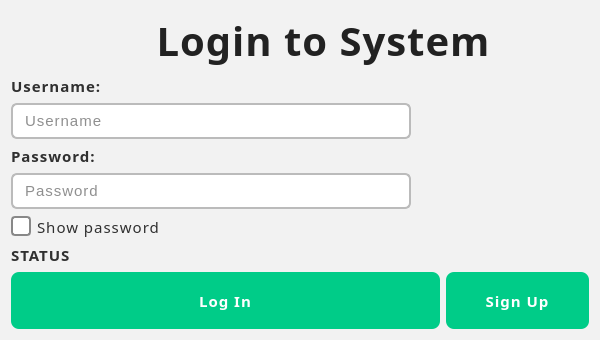
<?xml version="1.0" encoding="UTF-8"?>
<ui version="4.0">
 <class>LoginWindow</class>
 <widget class="QDialog" name="LoginWindow">
  <property name="geometry">
   <rect>
    <x>0</x>
    <y>0</y>
    <width>600</width>
    <height>340</height>
   </rect>
  </property>
  <property name="minimumSize">
   <size>
    <width>0</width>
    <height>0</height>
   </size>
  </property>
  <property name="maximumSize">
   <size>
    <width>600</width>
    <height>340</height>
   </size>
  </property>
  <property name="baseSize">
   <size>
    <width>0</width>
    <height>0</height>
   </size>
  </property>
  <property name="windowTitle">
   <string>Dialog</string>
  </property>
  <property name="styleSheet">
   <string notr="true">/* === Глобальний стиль вікна === */
QDialog, QWidget {
    background-color: #f2f2f2;        /* світлий фон */
    color: #202020;                   /* основний текст */
    font-family: &quot;Stencil&quot;;
    font-size: 15px;
    letter-spacing: 1px;
}

/* === Заголовки === */
QLabel#labelTitle {
    font-size: 40px;
    font-weight: bold;
    color: #222222;
    text-align: center;
}

/* === Звичайні написи === */
QLabel {
    color: #303030;
    font-weight: 500;
}

/* === Поля вводу === */
QLineEdit {
    background-color: #ffffff;
    border: 2px solid #bbbbbb;
    border-radius: 6px;
    padding: 6px 10px;
    font-family: &quot;Segoue UI&quot;;
    color: #202020;
    selection-background-color: #00cc88;
    selection-color: white;
}

QLineEdit:focus {
    border: 2px solid #00cc88;
    background-color: #fcfcfc;
}

/* === Кнопки === */
QPushButton {
    background-color: #00cc88;
    color: white;
    border: none;
    border-radius: 8px;
    padding: 8px 18px;
    font-family: &quot;Stencil&quot;;
    font-weight: bold;
    text-transform: uppercase;
    letter-spacing: 1px;
}

QPushButton:hover {
    background-color: #00b377;
    box-shadow: 0 0 8px #00cc88;
}

QPushButton:pressed {
    background-color: #009966;
    transform: scale(0.97);
}

QPushButton:disabled {
    background-color: #cccccc;
    color: #777777;
}

/* === Чекбокс (Показати пароль) === */
QCheckBox {
    color: #303030;
    spacing: 6px;
}

QCheckBox::indicator {
    width: 16px;
    height: 16px;
    border: 2px solid #888888;
    border-radius: 4px;
    background-color: white;
}

QCheckBox::indicator:checked {
    background-color: #00cc88;
    border: 2px solid #00cc88;
}

QCheckBox:hover {
    color: #00aa66;
}

/* === Скролбар (на випадок, якщо є поле з прокруткою) === */
QScrollBar:vertical {
    border: none;
    background: #e0e0e0;
    width: 8px;
    margin: 0;
    border-radius: 4px;
}

QScrollBar::handle:vertical {
    background: #00cc88;
    border-radius: 4px;
    min-height: 20px;
}

QScrollBar::handle:vertical:hover {
    background: #00aa66;
}

QScrollBar::add-line:vertical,
QScrollBar::sub-line:vertical {
    height: 0;
}
</string>
  </property>
  <layout class="QVBoxLayout" name="verticalLayout_4">
   <item>
    <layout class="QHBoxLayout" name="horizontalLayout_2">
     <item>
      <widget class="QLabel" name="icon">
       <property name="sizePolicy">
        <sizepolicy hsizetype="Fixed" vsizetype="Fixed">
         <horstretch>0</horstretch>
         <verstretch>0</verstretch>
        </sizepolicy>
       </property>
       <property name="maximumSize">
        <size>
         <width>41</width>
         <height>41</height>
        </size>
       </property>
       <property name="text">
        <string/>
       </property>
       <property name="pixmap">
        <pixmap resource="../resources.qrc">:/todoApp/resources/icons/to-do-list.png</pixmap>
       </property>
       <property name="scaledContents">
        <bool>true</bool>
       </property>
       <property name="alignment">
        <set>Qt::AlignmentFlag::AlignLeading|Qt::AlignmentFlag::AlignLeft|Qt::AlignmentFlag::AlignTop</set>
       </property>
      </widget>
     </item>
     <item>
      <widget class="QLabel" name="labelTitle">
       <property name="font">
        <font>
         <family>Stencil</family>
         <pointsize>-1</pointsize>
         <italic>false</italic>
         <bold>true</bold>
         <kerning>true</kerning>
        </font>
       </property>
       <property name="styleSheet">
        <string notr="true">QPushButton {
    background-color: #1e1e1e;              /* темний фон */
    color: #00ff88;                         /* неонова зелень */
    border: 2px solid #00ff88;
    border-radius: 8px;
    padding: 10px 18px;
    font-family: &quot;Stencil&quot;;
    font-size: 16px;
    letter-spacing: 1px;
    font-weight: bold;
    text-transform: uppercase;
    transition: all 0.2s;
}

QPushButton:hover {
    background-color: #00ff88;
    color: #101010;
    box-shadow: 0 0 10px #00ff88;
}

QPushButton:pressed {
    background-color: #00cc66;
    border-color: #00cc66;
    color: #0f0f0f;
    transform: scale(0.97);
}

QPushButton:disabled {
    background-color: #333333;
    border-color: #555555;
    color: #777777;
}
</string>
       </property>
       <property name="text">
        <string>Login to System</string>
       </property>
       <property name="alignment">
        <set>Qt::AlignmentFlag::AlignCenter</set>
       </property>
      </widget>
     </item>
    </layout>
   </item>
   <item>
    <layout class="QVBoxLayout" name="verticalLayout_3">
     <item>
      <layout class="QVBoxLayout" name="verticalLayout">
       <item>
        <widget class="QLabel" name="labelUsername">
         <property name="font">
          <font>
           <family>Stencil</family>
           <pointsize>-1</pointsize>
           <fontweight>Medium</fontweight>
          </font>
         </property>
         <property name="text">
          <string>Username:</string>
         </property>
        </widget>
       </item>
       <item>
        <widget class="QLineEdit" name="lineEditUsername">
         <property name="sizePolicy">
          <sizepolicy hsizetype="Preferred" vsizetype="Preferred">
           <horstretch>0</horstretch>
           <verstretch>0</verstretch>
          </sizepolicy>
         </property>
         <property name="maximumSize">
          <size>
           <width>400</width>
           <height>50</height>
          </size>
         </property>
         <property name="placeholderText">
          <string>Username</string>
         </property>
        </widget>
       </item>
      </layout>
     </item>
     <item>
      <layout class="QVBoxLayout" name="verticalLayout_2">
       <item>
        <widget class="QLabel" name="labelPassword">
         <property name="font">
          <font>
           <family>Stencil</family>
           <pointsize>-1</pointsize>
           <fontweight>Medium</fontweight>
          </font>
         </property>
         <property name="text">
          <string>Password:</string>
         </property>
        </widget>
       </item>
       <item>
        <widget class="QLineEdit" name="lineEditPassword">
         <property name="sizePolicy">
          <sizepolicy hsizetype="Preferred" vsizetype="Preferred">
           <horstretch>0</horstretch>
           <verstretch>0</verstretch>
          </sizepolicy>
         </property>
         <property name="maximumSize">
          <size>
           <width>400</width>
           <height>50</height>
          </size>
         </property>
         <property name="echoMode">
          <enum>QLineEdit::EchoMode::Password</enum>
         </property>
         <property name="placeholderText">
          <string>Password</string>
         </property>
        </widget>
       </item>
      </layout>
     </item>
     <item>
      <widget class="QCheckBox" name="checkShowPassword">
       <property name="font">
        <font>
         <family>Stencil</family>
         <pointsize>-1</pointsize>
        </font>
       </property>
       <property name="text">
        <string>Show password</string>
       </property>
      </widget>
     </item>
     <item>
      <widget class="QLabel" name="labelStatus">
       <property name="sizePolicy">
        <sizepolicy hsizetype="Preferred" vsizetype="Fixed">
         <horstretch>0</horstretch>
         <verstretch>0</verstretch>
        </sizepolicy>
       </property>
       <property name="font">
        <font>
         <family>Stencil</family>
         <pointsize>-1</pointsize>
         <fontweight>Medium</fontweight>
        </font>
       </property>
       <property name="text">
        <string>STATUS</string>
       </property>
      </widget>
     </item>
    </layout>
   </item>
   <item>
    <layout class="QHBoxLayout" name="horizontalLayout" stretch="3,1">
     <item>
      <widget class="QPushButton" name="btnLogin">
       <property name="sizePolicy">
        <sizepolicy hsizetype="Minimum" vsizetype="Minimum">
         <horstretch>0</horstretch>
         <verstretch>0</verstretch>
        </sizepolicy>
       </property>
       <property name="maximumSize">
        <size>
         <width>16777215</width>
         <height>100</height>
        </size>
       </property>
       <property name="baseSize">
        <size>
         <width>0</width>
         <height>0</height>
        </size>
       </property>
       <property name="font">
        <font>
         <family>Stencil</family>
         <pointsize>-1</pointsize>
         <bold>true</bold>
        </font>
       </property>
       <property name="styleSheet">
        <string notr="true"/>
       </property>
       <property name="text">
        <string>Log In</string>
       </property>
      </widget>
     </item>
     <item>
      <widget class="QPushButton" name="btnRegister">
       <property name="sizePolicy">
        <sizepolicy hsizetype="Minimum" vsizetype="Minimum">
         <horstretch>0</horstretch>
         <verstretch>0</verstretch>
        </sizepolicy>
       </property>
       <property name="maximumSize">
        <size>
         <width>16777215</width>
         <height>100</height>
        </size>
       </property>
       <property name="font">
        <font>
         <family>Stencil</family>
         <pointsize>-1</pointsize>
         <bold>true</bold>
        </font>
       </property>
       <property name="styleSheet">
        <string notr="true"/>
       </property>
       <property name="text">
        <string>Sign Up</string>
       </property>
      </widget>
     </item>
    </layout>
   </item>
  </layout>
 </widget>
 <resources>
  <include location="../resources.qrc"/>
 </resources>
 <connections/>
</ui>
